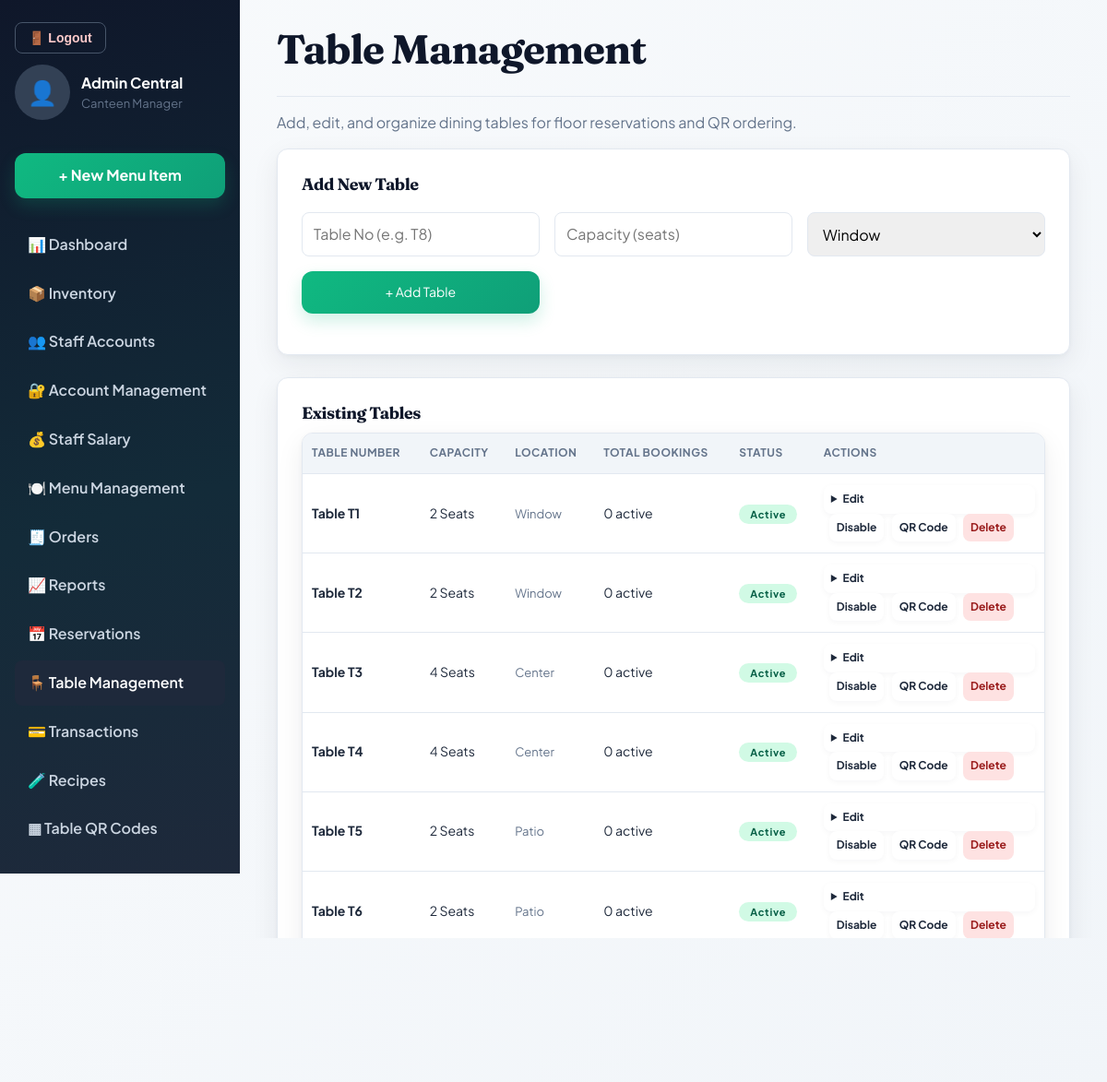
/views/admin/tables.php (signed in), run on the app's committed database.
### tables this page shows
CREATE TABLE tables_ (
    id INT AUTO_INCREMENT PRIMARY KEY,
    table_number VARCHAR(20) NOT NULL,
    capacity INT NOT NULL,
    location VARCHAR(100),
    is_active TINYINT(1) DEFAULT 1
);

### models/Table.php (called while the page is built, shortened)
<?php
class TableModel {
    private $conn;
    public function __construct($db) {
        $this->conn = $db;
    }
    public function allWithInactive() {
        $stmt = $this->conn->prepare("SELECT t.*, (SELECT COUNT(*) FROM reservations r WHERE r.table_id = t.id AND r.status IN ('pending', 'confirmed')) AS total_bookings FROM tables_ t ORDER BY t.table_number");
        $stmt->execute();
        return $stmt->fetchAll(PDO::FETCH_ASSOC);
    }
}
class Reservation {
    private $conn;
    private $table = 'reservations';
    public function __construct($db) {
        $this->conn = $db;
        $this->ensureSchema();
    }
    private function ensureSchema() {
        $columns = [
            'deposit_amount' => "DECIMAL(10,2) NOT NULL DEFAULT 5.00",
            'payment_method' => "ENUM('esewa','khalti','cash') NULL",
            'payment_status' => "ENUM('unpaid','paid','refunded','forfeited') NOT NULL DEFAULT 'unpaid'",
            'transaction_ref' => 'VARCHAR(100) NULL',
            'cancelled_at' => 'DATETIME NULL',
        ];
        foreach ($columns as $column => $definition) {
            $stmt = $this->conn->prepare("SELECT COUNT(*) FROM information_schema.columns WHERE table_schema = DATABASE() AND table_name = ? AND column_name = ?");
            $stmt->execute([$this->table, $column]);
            if (!(int)$stmt->fetchColumn()) {
                $this->conn->exec("ALTER TABLE {$this->table} ADD COLUMN {$column} {$definition}");
            }
        }
    }
}

### controllers/ReservationController.php (called while the page is built, shortened)
<?php
require_once __DIR__ . '/../models/Table.php';
class ReservationController {
    private $tableModel;
    public function __construct($db) {
        $this->tableModel = new TableModel($db);
        $this->reservationModel = new Reservation($db);
    }
    public function adminAllTablesWithStatus() {
        return $this->tableModel->allWithInactive();
    }
}

### config/config.php (called while the page is built, shortened)
<?php
function isLoggedIn() {
    return isset($_SESSION['user_id']);
}
function isAdmin() {
    return isLoggedIn() && ($_SESSION['role'] ?? '') === 'admin';
}
function canManageReservations() {
    return isAdmin() || staffRoleIs(['manager']);
}
function e($str) {
    return htmlspecialchars($str ?? '', ENT_QUOTES, 'UTF-8');
}

### views/admin/tables.php (the view, shortened to what this page needs)
<?php
require_once __DIR__ . '/../../config/config.php';
require_once __DIR__ . '/../../controllers/ReservationController.php';
$database = new Database();
$db = $database->connect();
$reservationController = new ReservationController($db);
$tables = $reservationController->adminAllTablesWithStatus();
?>
<!DOCTYPE html>
<html lang="en">
<head>
<link rel="stylesheet" href="<?= BASE_URL ?>/public/css/style.css">
</head>
<body class="admin-body">
<?php include __DIR__ . '/../partials/header_admin.php'; ?>
<main class="admin-main">
    <header class="admin-topbar">
        <h1>Table Management</h1>
    </header>
    <p class="muted">Add, edit, and organize dining tables for floor reservations and QR ordering.</p>
    <div class="card" style="margin-bottom: 24px;">
        <h3>Add New Table</h3>
        <form method="POST" class="grid-form staff-inline-form">
            <input type="text" name="table_number" placeholder="Table No (e.g. T8)" required>
            <input type="number" name="capacity" min="1" max="50" placeholder="Capacity (seats)" required>
            <select name="location" required>
                <option value="Window">Window</option>
            </select>
            <button type="submit" name="create_table" class="btn-primary">+ Add Table</button>
        </form>
    </div>
    <div class="card">
        <h3>Existing Tables</h3>
        <table class="data-table">
            <thead>
                <tr>
                    <th>Table Number</th>
                    <th>Capacity</th>
                    <th>Location</th>
                    <th>Total Bookings</th>
                    <th>Status</th>
                    <th>Actions</th>
                </tr>
            </thead>
            <tbody>
            <?php foreach ($tables as $t): ?>
                <tr>
                    <td><strong>Table <?= e($t['table_number']) ?></strong></td>
                    <td><?= (int)$t['capacity'] ?> Seats</td>
                    <td><span class="muted small"><?= e($t['location'] ?: 'Standard') ?></span></td>
                    <td><?= (int)($t['total_bookings'] ?? 0) ?> active</td>
                    <td>
                        <span class="status-pill <?= $t['is_active'] ? 'status-ready' : 'status-cancelled' ?>">
                            <?= $t['is_active'] ? 'Active' : 'Disabled' ?>
                        </span>
                    </td>
                    <td>
                        <details class="inline-details">
                            <summary class="btn-small btn-secondary">Edit</summary>
                        </details>
                        <form method="POST" class="inline-form" style="display:inline-block; margin-left:6px;">
                            <button type="submit" name="toggle_table" class="btn-small btn-secondary">
                                <?= $t['is_active'] ? 'Disable' : 'Enable' ?>
                            </button>
                        </form>
                        <a href="<?= BASE_URL ?>/views/admin/table_qr_codes.php" class="btn-small btn-secondary" style="display:inline-block; margin-left:6px;">QR Code</a>
                        <form method="POST" class="inline-form" style="display:inline-block; margin-left:6px;" onsubmit="return confirm('Delete Table <?= e($t['table_number']) ?>?');">
                            <button type="submit" name="delete_table" class="btn-small btn-cancel">Delete</button>
                        </form>
                    </td>
                </tr>
            <?php endforeach; ?>
            </tbody>
        </table>
    </div>
</main>
</body>
</html>

### data on the page
tables_: table_number "T1", capacity "2", location "Window", total_bookings "0", is_active "Active"
tables_: table_number "T2", capacity "2", location "Window", total_bookings "0", is_active "Active"
tables_: table_number "T3", capacity "4", location "Center", total_bookings "0", is_active "Active"
tables_: table_number "T4", capacity "4", location "Center", total_bookings "0", is_active "Active"
tables_: table_number "T5", capacity "2", location "Patio", total_bookings "0", is_active "Active"
tables_: table_number "T6", capacity "2", location "Patio", total_bookings "0", is_active "Active"

### other printed values
$_SESSION['name'] "Admin Central"
